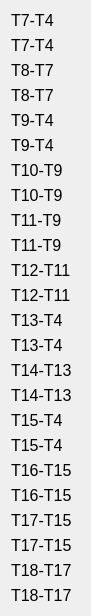
     <widget class="QWidget" name="layoutWidget_36">
      <property name="geometry">
       <rect>
        <x>220</x>
        <y>180</y>
        <width>91</width>
        <height>461</height>
       </rect>
      </property>
      <layout class="QVBoxLayout" name="verticalLayout_42">
       <item>
        <widget class="QLabel" name="label_157">
         <property name="font">
          <font>
           <pointsize>12</pointsize>
          </font>
         </property>
         <property name="text">
          <string>Т7-Т4</string>
         </property>
        </widget>
       </item>
       <item>
        <widget class="QLabel" name="label_158">
         <property name="font">
          <font>
           <pointsize>12</pointsize>
          </font>
         </property>
         <property name="text">
          <string>Т7-Т4</string>
         </property>
        </widget>
       </item>
       <item>
        <widget class="QLabel" name="label_159">
         <property name="font">
          <font>
           <pointsize>12</pointsize>
          </font>
         </property>
         <property name="text">
          <string>Т8-Т7</string>
         </property>
        </widget>
       </item>
       <item>
        <widget class="QLabel" name="label_160">
         <property name="font">
          <font>
           <pointsize>12</pointsize>
          </font>
         </property>
         <property name="text">
          <string>Т8-Т7</string>
         </property>
        </widget>
       </item>
       <item>
        <widget class="QLabel" name="label_161">
         <property name="font">
          <font>
           <pointsize>12</pointsize>
          </font>
         </property>
         <property name="text">
          <string>Т9-Т4</string>
         </property>
        </widget>
       </item>
       <item>
        <widget class="QLabel" name="label_162">
         <property name="font">
          <font>
           <pointsize>12</pointsize>
          </font>
         </property>
         <property name="text">
          <string>Т9-Т4</string>
         </property>
        </widget>
       </item>
       <item>
        <widget class="QLabel" name="label_163">
         <property name="font">
          <font>
           <pointsize>12</pointsize>
          </font>
         </property>
         <property name="text">
          <string>Т10-Т9</string>
         </property>
        </widget>
       </item>
       <item>
        <widget class="QLabel" name="label_164">
         <property name="font">
          <font>
           <pointsize>12</pointsize>
          </font>
         </property>
         <property name="text">
          <string>Т10-Т9</string>
         </property>
        </widget>
       </item>
       <item>
        <widget class="QLabel" name="label_165">
         <property name="font">
          <font>
           <pointsize>12</pointsize>
          </font>
         </property>
         <property name="text">
          <string>Т11-Т9</string>
         </property>
        </widget>
       </item>
       <item>
        <widget class="QLabel" name="label_166">
         <property name="font">
          <font>
           <pointsize>12</pointsize>
          </font>
         </property>
         <property name="text">
          <string>Т11-Т9</string>
         </property>
        </widget>
       </item>
       <item>
        <widget class="QLabel" name="label_167">
         <property name="font">
          <font>
           <pointsize>12</pointsize>
          </font>
         </property>
         <property name="text">
          <string>Т12-Т11</string>
         </property>
        </widget>
       </item>
       <item>
        <widget class="QLabel" name="label_168">
         <property name="font">
          <font>
           <pointsize>12</pointsize>
          </font>
         </property>
         <property name="text">
          <string>Т12-Т11</string>
         </property>
        </widget>
       </item>
       <item>
        <widget class="QLabel" name="label_169">
         <property name="font">
          <font>
           <pointsize>12</pointsize>
          </font>
         </property>
         <property name="text">
          <string>Т13-Т4</string>
         </property>
        </widget>
       </item>
       <item>
        <widget class="QLabel" name="label_170">
         <property name="font">
          <font>
           <pointsize>12</pointsize>
          </font>
         </property>
         <property name="text">
          <string>Т13-Т4</string>
         </property>
        </widget>
       </item>
       <item>
        <widget class="QLabel" name="label_171">
         <property name="font">
          <font>
           <pointsize>12</pointsize>
          </font>
         </property>
         <property name="text">
          <string>Т14-Т13</string>
         </property>
        </widget>
       </item>
       <item>
        <widget class="QLabel" name="label_172">
         <property name="font">
          <font>
           <pointsize>12</pointsize>
          </font>
         </property>
         <property name="text">
          <string>Т14-Т13</string>
         </property>
        </widget>
       </item>
       <item>
        <widget class="QLabel" name="label_173">
         <property name="font">
          <font>
           <pointsize>12</pointsize>
          </font>
         </property>
         <property name="text">
          <string>Т15-Т4</string>
         </property>
        </widget>
       </item>
       <item>
        <widget class="QLabel" name="label_174">
         <property name="font">
          <font>
           <pointsize>12</pointsize>
          </font>
         </property>
         <property name="text">
          <string>Т15-Т4</string>
         </property>
        </widget>
       </item>
       <item>
        <widget class="QLabel" name="label_175">
         <property name="font">
          <font>
           <pointsize>12</pointsize>
          </font>
         </property>
         <property name="text">
          <string>Т16-Т15</string>
         </property>
        </widget>
       </item>
       <item>
        <widget class="QLabel" name="label_176">
         <property name="font">
          <font>
           <pointsize>12</pointsize>
          </font>
         </property>
         <property name="text">
          <string>Т16-Т15</string>
         </property>
        </widget>
       </item>
       <item>
        <widget class="QLabel" name="label_177">
         <property name="font">
          <font>
           <pointsize>12</pointsize>
          </font>
         </property>
         <property name="text">
          <string>Т17-Т15</string>
         </property>
        </widget>
       </item>
       <item>
        <widget class="QLabel" name="label_178">
         <property name="font">
          <font>
           <pointsize>12</pointsize>
          </font>
         </property>
         <property name="text">
          <string>Т17-Т15</string>
         </property>
        </widget>
       </item>
       <item>
        <widget class="QLabel" name="label_179">
         <property name="font">
          <font>
           <pointsize>12</pointsize>
          </font>
         </property>
         <property name="text">
          <string>Т18-Т17</string>
         </property>
        </widget>
       </item>
       <item>
        <widget class="QLabel" name="label_180">
         <property name="font">
          <font>
           <pointsize>12</pointsize>
          </font>
         </property>
         <property name="text">
          <string>Т18-Т17</string>
         </property>
        </widget>
       </item>
      </layout>
     </widget>
